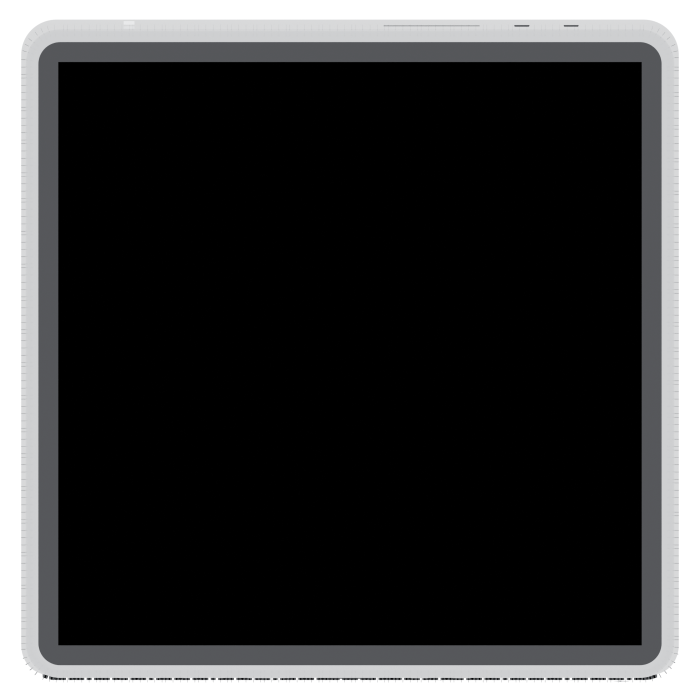
#> input picture renders/ortho/bottom.png, 1400 x 1400 px, given in place of apple_hw_back.jpg, which was not available (shown at 1/2 size)
$ python band_candidates.py
#> lines starting #> are read from the running program, lines starting #| are printed output that depends on the picture; after the words box and inside, x2 and y2 are one past the last pixel; in counts of white or black regions, pixels touching at a corner belong together; pictures that were not available may be replaced by others from this repository, and a replacement may not be noted
### tools/verify_spec.py
#!/usr/bin/env python3
"""Measure every panel feature from the Apple photos and diff it against the spec.

This is the acceptance test for the model. It is not a report: it exits
non-zero if any measured feature is more than `tol` mm from what
blender/mac_studio_spec.py claims, so a regression in the model cannot pass
silently.

Calibration, which everything else rests on
-------------------------------------------
* scale comes from the chassis WIDTH (197 mm), never from the height;
* the chassis box is 197:95, so the pixel height follows from the pixel width;
* the top edge is the strongest brightness gradient in the first 3% of the
  frame - in the rear shot the strongest edge up there is the top of the
  perforated field, not the top of the machine, so an unrestricted search
  picks the wrong line by 4 mm;
* the x origin is then VERIFIED, not assumed: the perforated field is a
  rectangle centred on the machine, and this measures its centre to land on
  98.50 mm from the left edge. Anything other than a few tenths of a
  millimetre means the origin is wrong and every x below is wrong with it.

Two bugs this replaced are worth naming, because both produced numbers that
looked entirely self-consistent:

* a component pass reported columns relative to its cropped window without
  adding the window origin back, shifting every connector 7.9 mm toward the
  centre while leaving all the gaps between them correct;
* mm/px was derived from a detected height that included the contact shadow,
  inflating every vertical measurement by 1.1%.
"""
import math
import os
import sys

import numpy as np
from PIL import Image

HERE = os.path.dirname(os.path.abspath(__file__))
ROOT = os.path.abspath(os.path.join(HERE, ".."))
sys.path.insert(0, os.path.join(ROOT, "blender"))
REF = os.path.join(ROOT, "reference")

import mac_studio_spec as S   # noqa: E402
from compare_render import (otsu, largest_blob_fraction, autocorr_peak,
                            stagger_fraction, row_pitch_profile)  # noqa: E402

W_MM, H_MM = 197.0, 95.0
# Tolerance is stated in millimetres, which is the unit the photographs can
# actually resolve. It must be converted for anything reported in centimetres:
# leaving TOL at 0.9 and comparing it against centimetre values silently widens
# the gate to 9 mm, which is wider than the error this file exists to catch.
TOL_MM = 0.9
TOL_CM = TOL_MM / 10.0
SHOTS = {
    "front": dict(file="apple_static_front.jpg", width_px=1392, x0=4, y0=6),
    "rear": dict(file="apple_hw_back.jpg", width_px=1305, x0=4, y0=6),
}


def load(kind):
#> called with kind = 'rear'
    s = SHOTS[kind]
    g = np.asarray(Image.open(os.path.join(REF, s["file"])).convert("L"),
                   dtype=np.float32)
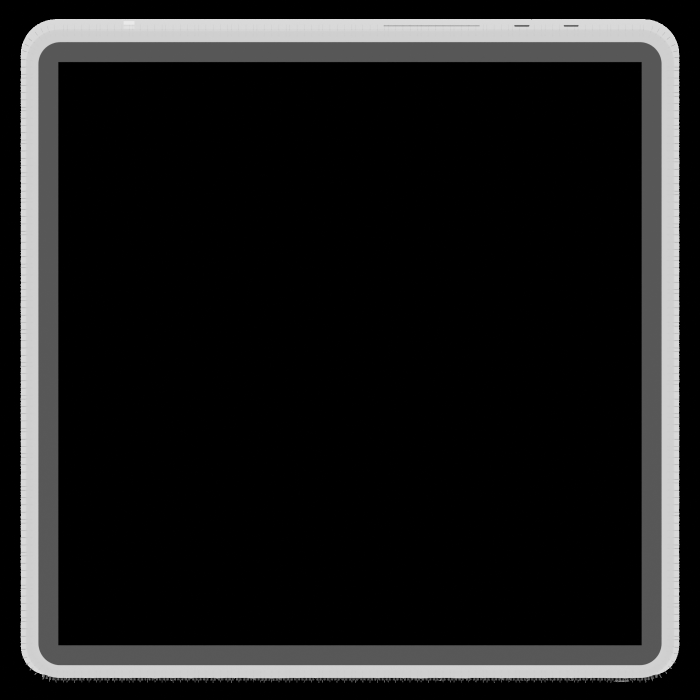
#> g: shape (1400, 1400) float32 (shown at 1/2 size); min 0, max 234, mean 28.1
    s["sx"] = W_MM / s["width_px"]
    s["g"] = g
    return s


# [28 lines left out: function components, not called in this run]


class Check(object):
    # [11 lines left out: functions __init__, mm_x, not called in this run]

    def mm_top(self, row):
        return (row - self.s["y0"]) * self.s["sx"]

    def z_cm(self, row):
        return (H_MM - self.mm_top(row)) / 10.0

    # [536 lines left out: functions add, emit, check_chassis, check_rear, measure_led, check_band and 8 more, not called in this run]


# [2 lines that do not run on import are left out]

### tools/band_candidates.py
#!/usr/bin/env python3
"""Draw candidate lattices straight onto the base band and look at which fits.

The numeric stagger estimate disagreed with what the zoomed photo appeared to
show, so this settles it by overlay rather than by argument: each candidate
lattice is drawn as a thin outline over the same patch of the photograph, and
the one whose outlines sit on the holes is the one the model should use.
"""
import os
import sys

import numpy as np
from PIL import Image, ImageDraw

HERE = os.path.dirname(os.path.abspath(__file__))
ROOT = os.path.abspath(os.path.join(HERE, ".."))
sys.path.insert(0, HERE)
sys.path.insert(0, os.path.join(ROOT, "blender"))

from verify_spec import load  # noqa: E402

OUT = os.path.join(ROOT, "renders", "compare")
ZOOM = 14
W_MM, H_MM = 197.0, 95.0

CANDIDATES = [
    # (label, pitch_x_mm, pitch_z_mm, stagger, rx_mm, rz_mm)
    ("stagger0.00", 1.962, 0.906, 0.00, 0.75, 0.28),
    ("stagger0.50", 1.962, 0.906, 0.50, 0.75, 0.28),
    ("stagger0.50_z0.45", 1.962, 0.453, 0.50, 0.75, 0.20),
    ("stagger0.00_z0.45", 1.962, 0.453, 0.00, 0.75, 0.20),
]


def draw_candidate(view, cx_mm, cy_mm, label, px, pz, stagger, rx, rz,
                   span_mm=7.0):
    s = load(view)
#> s = 6 items
    g, sx, x0, y0 = s["g"], s["sx"], s["x0"], s["y0"]
#> sx = 0.151; x0 = 4; y0 = 6
    n = int(span_mm / sx)
#> n = 46
    cx = x0 + int(round(cx_mm / sx))
#> cx = 656
    cy = y0 + int(round(cy_mm / sx))
#> cy = 609
    a, b = max(0, cy - n // 2), min(g.shape[0], cy + n // 2)
#> a = 586; b = 632
    c, d = max(0, cx - n // 2), min(g.shape[1], cx + n // 2)
#> c = 633; d = 679
    crop = Image.fromarray(g[a:b, c:d].astype(np.uint8))
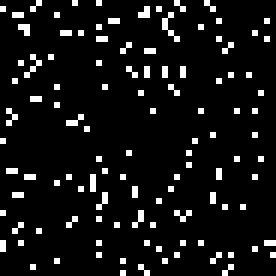
#> crop: PIL image 46x46 L (shown 6 times larger); values 0 (black) and 1 (white), 7.7% white in thin lines or dots
    big = crop.resize((crop.size[0] * ZOOM, crop.size[1] * ZOOM),
                      Image.NEAREST).convert("RGB")
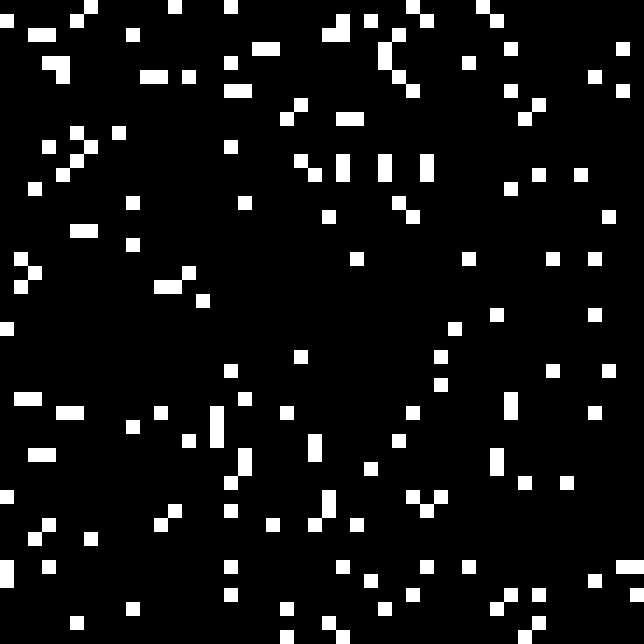
#> big: PIL image 644x644 RGB; values 0 (black) and 1 (white), 7.7% white; 111 white regions, largest, box (x1, y1, x2, y2) and area: (378, 28, 420, 98) 980, (56, 126, 98, 182) 784, (322, 14, 350, 42) 588
    dr = ImageDraw.Draw(big)

    # hole outlines, placed on the photo's own millimetre grid
    k0 = int(np.floor((c - x0) * sx / px)) - 1
#> k0 = 47
    k1 = int(np.ceil((d - x0) * sx / px)) + 1
#> k1 = 53
    r0 = int(np.floor((a - y0) * sx / pz)) - 1
#> r0 = 95
    r1 = int(np.ceil((b - y0) * sx / pz)) + 1
#> r1 = 106
    for r in range(r0, r1 + 1):
        zc = (r + 0.5) * pz
        off = (r % 2) * stagger * px
        for k in range(k0, k1 + 1):
            xc = k * px + off
            # to patch-local pixels, then to the zoomed image
            px_ = (xc - (c - x0) * sx) / sx * ZOOM
            py_ = (zc - (a - y0) * sx) / sx * ZOOM
            rx_ = rx / sx * ZOOM
            ry_ = rz / sx * ZOOM
            if px_ < -rx_ or px_ > big.size[0] + rx_:
                continue
            if py_ < -ry_ or py_ > big.size[1] + ry_:
                continue
            dr.ellipse([px_ - rx_, py_ - ry_, px_ + rx_, py_ + ry_],
                       outline=(255, 40, 40), width=1)

    p = os.path.join(OUT, "cand_%s_%s.png" % (view, label))
    big.save(p)
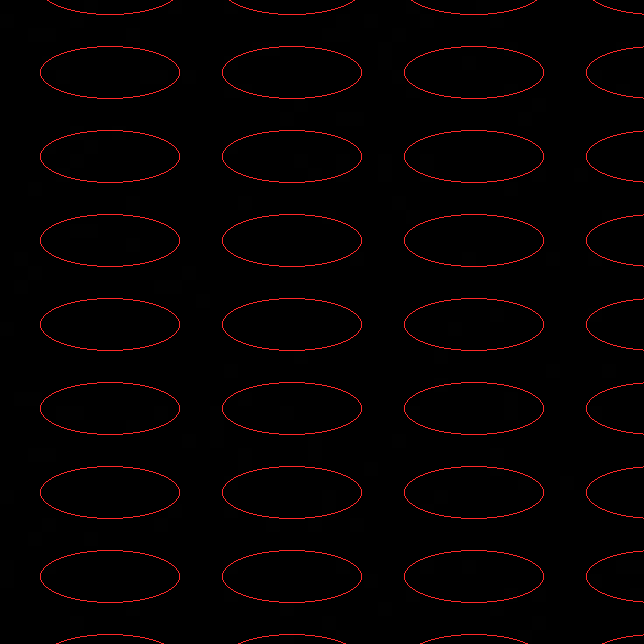
#> saved as cand_rear_stagger0.00.png: PIL image 644x644 RGB; mean R, G, B 4.9, 0.8, 0.8
    return p, big.size


def main():
    for label, px, pz, stag, rx, rz in CANDIDATES:
        p, size = draw_candidate("rear", 98.5, 91.0, label, px, pz, stag, rx, rz)
#> size = (644, 644)
        print("wrote %-34s %s  (x %.3f  z %.3f  stagger %.2f  hole %.2fx%.2f mm)"
              % (os.path.basename(p), size, px, pz, stag, 2 * rx, 2 * rz))
#| wrote cand_rear_stagger0.00.png          (644, 644)  (x 1.962  z 0.906  stagger 0.00  hole 1.50x0.56 mm)


if __name__ == "__main__":
    main()
